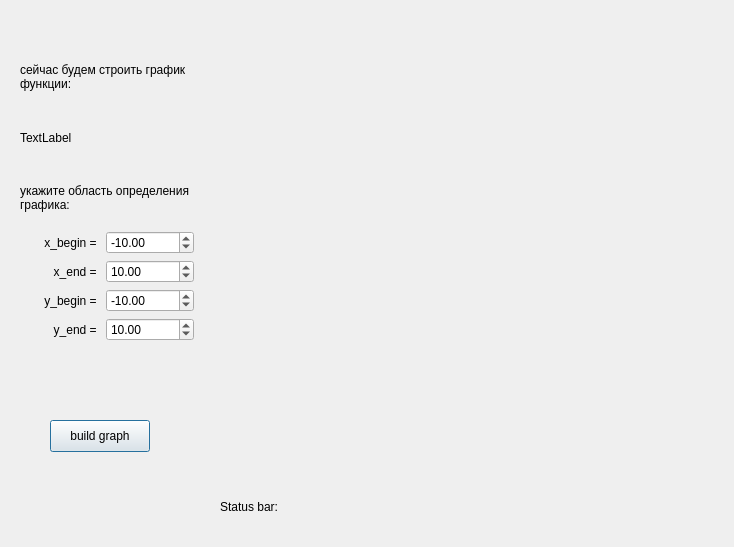
<?xml version="1.0" encoding="UTF-8"?>
<ui version="4.0">
 <class>GraphWindow</class>
 <widget class="QDialog" name="GraphWindow">
  <property name="geometry">
   <rect>
    <x>0</x>
    <y>0</y>
    <width>734</width>
    <height>547</height>
   </rect>
  </property>
  <property name="windowTitle">
   <string>привет я график</string>
  </property>
  <widget class="QCustomPlot" name="widget" native="true">
   <property name="geometry">
    <rect>
     <x>210</x>
     <y>40</y>
     <width>501</width>
     <height>431</height>
    </rect>
   </property>
  </widget>
  <widget class="QPushButton" name="buildButton">
   <property name="geometry">
    <rect>
     <x>50</x>
     <y>420</y>
     <width>100</width>
     <height>32</height>
    </rect>
   </property>
   <property name="text">
    <string>build graph</string>
   </property>
  </widget>
  <widget class="QWidget" name="layoutWidget">
   <property name="geometry">
    <rect>
     <x>20</x>
     <y>50</y>
     <width>174</width>
     <height>291</height>
    </rect>
   </property>
   <layout class="QVBoxLayout" name="verticalLayout">
    <item>
     <widget class="QLabel" name="testlabel">
      <property name="text">
       <string>сейчас будем строить график функции:</string>
      </property>
      <property name="wordWrap">
       <bool>true</bool>
      </property>
     </widget>
    </item>
    <item>
     <widget class="QLabel" name="expression_label">
      <property name="text">
       <string>TextLabel</string>
      </property>
     </widget>
    </item>
    <item>
     <widget class="QLabel" name="label_2">
      <property name="text">
       <string>укажите область определения графика:</string>
      </property>
      <property name="wordWrap">
       <bool>true</bool>
      </property>
     </widget>
    </item>
    <item>
     <layout class="QHBoxLayout" name="horizontalLayout">
      <item>
       <widget class="QLabel" name="label_3">
        <property name="text">
         <string>x_begin = </string>
        </property>
        <property name="alignment">
         <set>Qt::AlignRight|Qt::AlignTrailing|Qt::AlignVCenter</set>
        </property>
       </widget>
      </item>
      <item>
       <widget class="QDoubleSpinBox" name="x_begin">
        <property name="minimum">
         <double>-1000000.000000000000000</double>
        </property>
        <property name="maximum">
         <double>1000000.000000000000000</double>
        </property>
        <property name="value">
         <double>-10.000000000000000</double>
        </property>
       </widget>
      </item>
     </layout>
    </item>
    <item>
     <layout class="QHBoxLayout" name="horizontalLayout_2">
      <item>
       <widget class="QLabel" name="label_4">
        <property name="enabled">
         <bool>true</bool>
        </property>
        <property name="layoutDirection">
         <enum>Qt::LeftToRight</enum>
        </property>
        <property name="text">
         <string>x_end = </string>
        </property>
        <property name="alignment">
         <set>Qt::AlignRight|Qt::AlignTrailing|Qt::AlignVCenter</set>
        </property>
       </widget>
      </item>
      <item>
       <widget class="QDoubleSpinBox" name="x_end">
        <property name="minimum">
         <double>-1000000.000000000000000</double>
        </property>
        <property name="maximum">
         <double>1000000.000000000000000</double>
        </property>
        <property name="value">
         <double>10.000000000000000</double>
        </property>
       </widget>
      </item>
     </layout>
    </item>
    <item>
     <layout class="QHBoxLayout" name="horizontalLayout_3">
      <item>
       <widget class="QLabel" name="label">
        <property name="text">
         <string>y_begin = </string>
        </property>
        <property name="alignment">
         <set>Qt::AlignRight|Qt::AlignTrailing|Qt::AlignVCenter</set>
        </property>
       </widget>
      </item>
      <item>
       <widget class="QDoubleSpinBox" name="y_begin">
        <property name="minimum">
         <double>-1000000.000000000000000</double>
        </property>
        <property name="maximum">
         <double>1000000.000000000000000</double>
        </property>
        <property name="value">
         <double>-10.000000000000000</double>
        </property>
       </widget>
      </item>
     </layout>
    </item>
    <item>
     <layout class="QHBoxLayout" name="horizontalLayout_4">
      <item>
       <widget class="QLabel" name="label_5">
        <property name="text">
         <string>y_end = </string>
        </property>
        <property name="alignment">
         <set>Qt::AlignRight|Qt::AlignTrailing|Qt::AlignVCenter</set>
        </property>
       </widget>
      </item>
      <item>
       <widget class="QDoubleSpinBox" name="y_end">
        <property name="minimum">
         <double>-1000000.000000000000000</double>
        </property>
        <property name="maximum">
         <double>1000000.000000000000000</double>
        </property>
        <property name="value">
         <double>10.000000000000000</double>
        </property>
       </widget>
      </item>
     </layout>
    </item>
   </layout>
  </widget>
  <widget class="QLabel" name="status_label">
   <property name="geometry">
    <rect>
     <x>220</x>
     <y>500</y>
     <width>491</width>
     <height>31</height>
    </rect>
   </property>
   <property name="text">
    <string>Status bar:</string>
   </property>
   <property name="alignment">
    <set>Qt::AlignLeading|Qt::AlignLeft|Qt::AlignTop</set>
   </property>
   <property name="wordWrap">
    <bool>true</bool>
   </property>
  </widget>
 </widget>
 <customwidgets>
  <customwidget>
   <class>QCustomPlot</class>
   <extends>QWidget</extends>
   <header>libs/qcustomplot/qcustomplot.h</header>
   <container>1</container>
  </customwidget>
 </customwidgets>
 <resources/>
 <connections/>
</ui>
